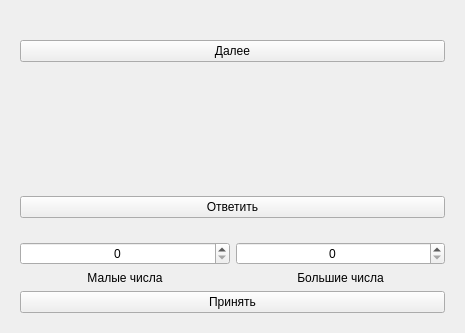
<?xml version="1.0" encoding="UTF-8"?>
<ui version="4.0">
 <class>NumbersRound</class>
 <widget class="QWidget" name="NumbersRound">
  <property name="geometry">
   <rect>
    <x>0</x>
    <y>0</y>
    <width>465</width>
    <height>333</height>
   </rect>
  </property>
  <property name="focusPolicy">
   <enum>Qt::StrongFocus</enum>
  </property>
  <property name="windowTitle">
   <string>Form</string>
  </property>
  <layout class="QVBoxLayout" name="verticalLayout">
   <item>
    <widget class="QWidget" name="finalScoreWiget" native="true">
     <layout class="QVBoxLayout" name="verticalLayout_5">
      <item>
       <widget class="QLabel" name="finalScoreLabel">
        <property name="text">
         <string/>
        </property>
        <property name="alignment">
         <set>Qt::AlignCenter</set>
        </property>
       </widget>
      </item>
      <item>
       <widget class="QPushButton" name="nextRound">
        <property name="text">
         <string>Далее</string>
        </property>
       </widget>
      </item>
     </layout>
    </widget>
   </item>
   <item>
    <widget class="QLabel" name="requiredNumber">
     <property name="text">
      <string/>
     </property>
     <property name="alignment">
      <set>Qt::AlignCenter</set>
     </property>
    </widget>
   </item>
   <item>
    <widget class="QWidget" name="numbersWidget" native="true">
     <layout class="QHBoxLayout" name="horizontalLayout_2"/>
    </widget>
   </item>
   <item>
    <widget class="QWidget" name="arithmeticWidget" native="true">
     <layout class="QVBoxLayout" name="verticalLayout_2">
      <item>
       <layout class="QHBoxLayout" name="arithmeticLayout">
        <property name="spacing">
         <number>10</number>
        </property>
        <property name="leftMargin">
         <number>0</number>
        </property>
       </layout>
      </item>
     </layout>
    </widget>
   </item>
   <item>
    <widget class="QWidget" name="preAnswerWiget" native="true">
     <layout class="QVBoxLayout" name="verticalLayout_3">
      <item>
       <widget class="QLabel" name="preAnswerExpresion">
        <property name="text">
         <string/>
        </property>
        <property name="alignment">
         <set>Qt::AlignCenter</set>
        </property>
       </widget>
      </item>
      <item>
       <widget class="QPushButton" name="answerButton">
        <property name="text">
         <string>Ответить</string>
        </property>
       </widget>
      </item>
     </layout>
    </widget>
   </item>
   <item>
    <widget class="QWidget" name="countNumbersWidget" native="true">
     <layout class="QVBoxLayout" name="verticalLayout_4">
      <item>
       <layout class="QHBoxLayout" name="horizontalLayout">
        <item>
         <layout class="QVBoxLayout" name="lowNumbersLayout">
          <item>
           <widget class="QSpinBox" name="lowNumbersCount">
            <property name="alignment">
             <set>Qt::AlignCenter</set>
            </property>
           </widget>
          </item>
          <item>
           <widget class="QLabel" name="lowNumbersLabel">
            <property name="toolTip">
             <string/>
            </property>
            <property name="text">
             <string>Малые числа</string>
            </property>
            <property name="alignment">
             <set>Qt::AlignCenter</set>
            </property>
           </widget>
          </item>
         </layout>
        </item>
        <item>
         <layout class="QVBoxLayout" name="bigNumbersLayout">
          <item>
           <widget class="QSpinBox" name="bigNumbersCount">
            <property name="alignment">
             <set>Qt::AlignCenter</set>
            </property>
           </widget>
          </item>
          <item>
           <widget class="QLabel" name="bigNumbersLabel">
            <property name="text">
             <string>Большие числа</string>
            </property>
            <property name="alignment">
             <set>Qt::AlignCenter</set>
            </property>
           </widget>
          </item>
         </layout>
        </item>
       </layout>
      </item>
      <item>
       <widget class="QPushButton" name="acceptButton">
        <property name="text">
         <string>Принять</string>
        </property>
       </widget>
      </item>
     </layout>
    </widget>
   </item>
  </layout>
 </widget>
 <resources/>
 <connections/>
</ui>
